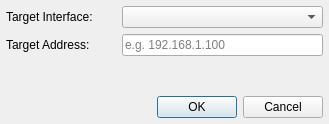
<?xml version="1.0" encoding="UTF-8"?>
<ui version="4.0">
 <class>ManualTargetDialog</class>
 <widget class="QDialog" name="ManualTargetDialog">
  <property name="geometry">
   <rect>
    <x>0</x>
    <y>0</y>
    <width>329</width>
    <height>124</height>
   </rect>
  </property>
  <property name="minimumSize">
   <size>
    <width>300</width>
    <height>0</height>
   </size>
  </property>
  <property name="maximumSize">
   <size>
    <width>500</width>
    <height>124</height>
   </size>
  </property>
  <property name="windowTitle">
   <string>Manual Target Selector</string>
  </property>
  <layout class="QVBoxLayout" name="verticalLayout">
   <property name="margin">
    <number>6</number>
   </property>
   <item>
    <layout class="QHBoxLayout" name="horizontalLayout" stretch="0,1">
     <item>
      <widget class="QLabel" name="label">
       <property name="minimumSize">
        <size>
         <width>110</width>
         <height>0</height>
        </size>
       </property>
       <property name="text">
        <string>Target Interface:</string>
       </property>
      </widget>
     </item>
     <item>
      <widget class="QComboBox" name="targetInterface"/>
     </item>
    </layout>
   </item>
   <item>
    <layout class="QHBoxLayout" name="horizontalLayout_2">
     <item>
      <widget class="QLabel" name="label_2">
       <property name="minimumSize">
        <size>
         <width>110</width>
         <height>0</height>
        </size>
       </property>
       <property name="text">
        <string>Target Address:</string>
       </property>
      </widget>
     </item>
     <item>
      <widget class="QLineEdit" name="address">
       <property name="placeholderText">
        <string>e.g. 192.168.1.100</string>
       </property>
      </widget>
     </item>
    </layout>
   </item>
   <item>
    <spacer name="verticalSpacer">
     <property name="orientation">
      <enum>Qt::Vertical</enum>
     </property>
     <property name="sizeHint" stdset="0">
      <size>
       <width>20</width>
       <height>0</height>
      </size>
     </property>
    </spacer>
   </item>
   <item>
    <widget class="QDialogButtonBox" name="buttonBox">
     <property name="orientation">
      <enum>Qt::Horizontal</enum>
     </property>
     <property name="standardButtons">
      <set>QDialogButtonBox::Cancel|QDialogButtonBox::Ok</set>
     </property>
    </widget>
   </item>
  </layout>
 </widget>
 <resources/>
 <connections>
  <connection>
   <sender>buttonBox</sender>
   <signal>accepted()</signal>
   <receiver>ManualTargetDialog</receiver>
   <slot>accept()</slot>
   <hints>
    <hint type="sourcelabel">
     <x>248</x>
     <y>254</y>
    </hint>
    <hint type="destinationlabel">
     <x>157</x>
     <y>274</y>
    </hint>
   </hints>
  </connection>
  <connection>
   <sender>buttonBox</sender>
   <signal>rejected()</signal>
   <receiver>ManualTargetDialog</receiver>
   <slot>reject()</slot>
   <hints>
    <hint type="sourcelabel">
     <x>316</x>
     <y>260</y>
    </hint>
    <hint type="destinationlabel">
     <x>286</x>
     <y>274</y>
    </hint>
   </hints>
  </connection>
 </connections>
</ui>
